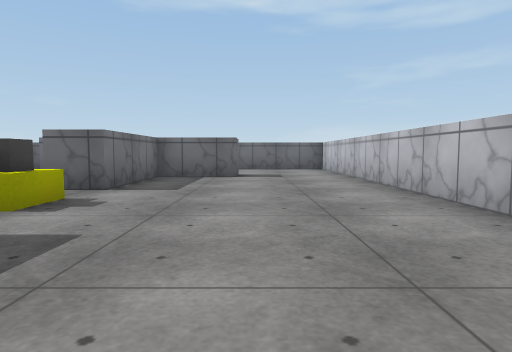
[1] (above)

14 first-person views from a walk through a Unity game level. The camera is 0.62 m above the floor, tilts 4° down and sees 75° across. The floor is counted in squares, 1 m on a side. Each view is taken from the middle of a square. On the plan, view 1 faces up. The plan holds only what a view shows up to about 10 squares ahead; the rest is blank. The place goes on beyond the plan. The player is left out. Surface patterns are stand-ins for the level's own textures.

[2]
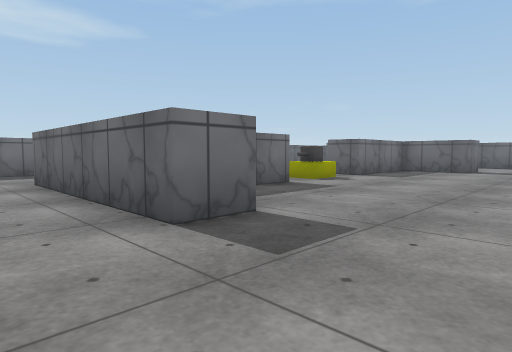

[3]
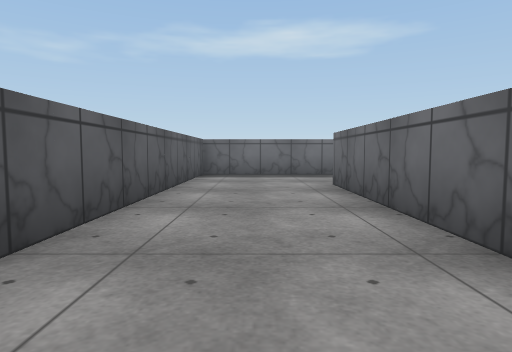

[4]
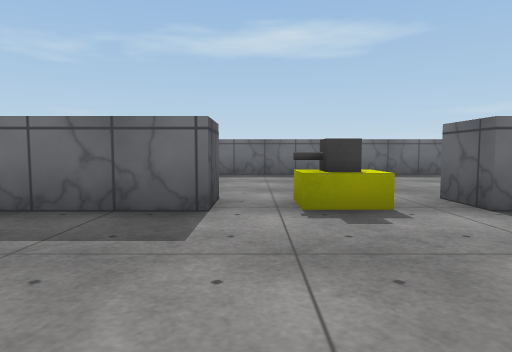

[5]
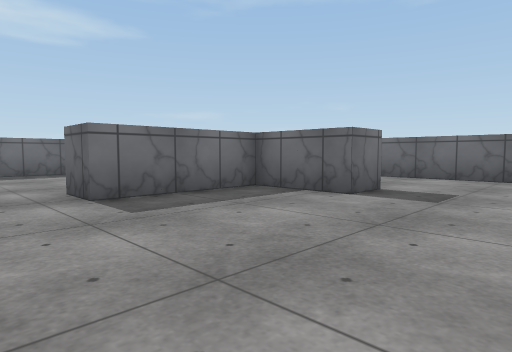

[6]
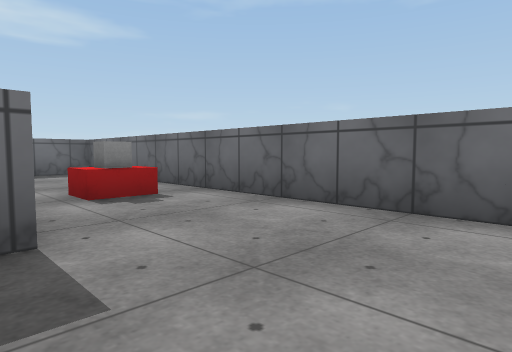

[7]
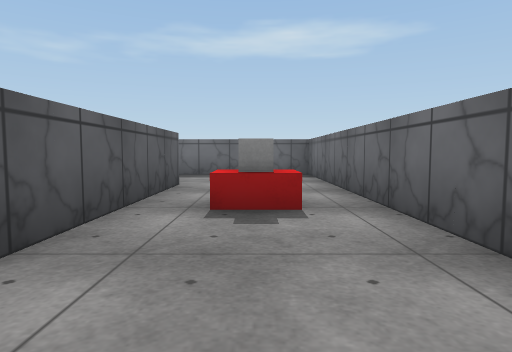

[8]
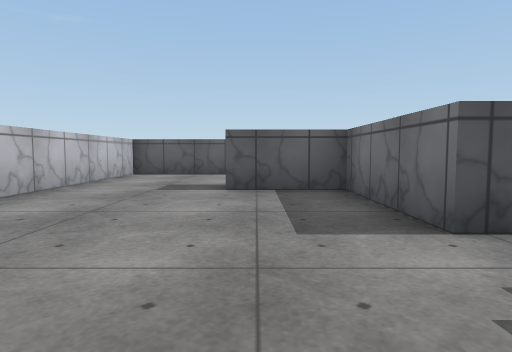

[9]
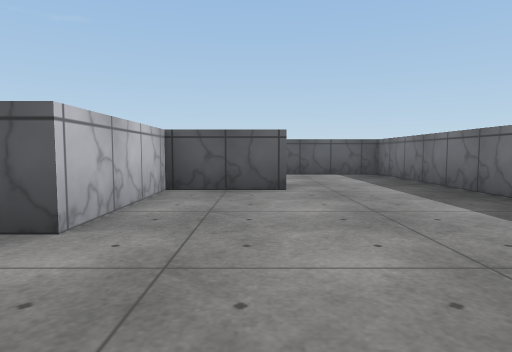

[10]
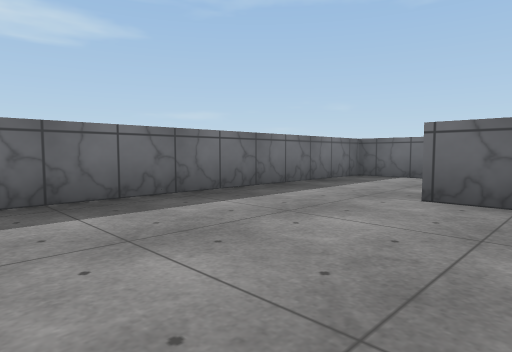

[11]
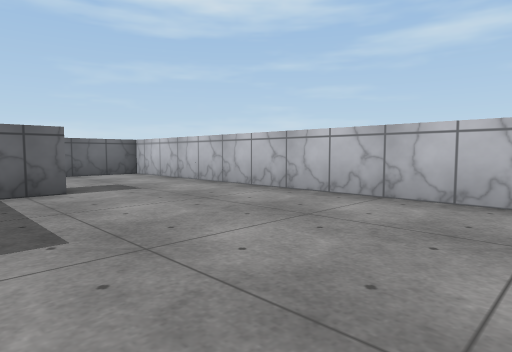

[12]
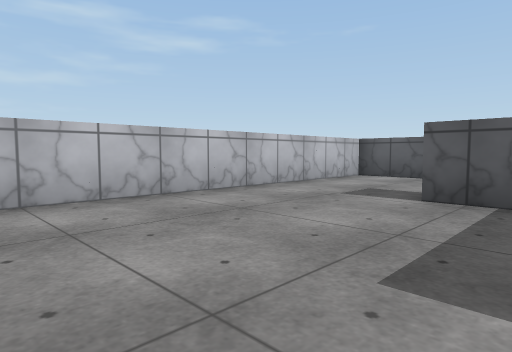

[13]
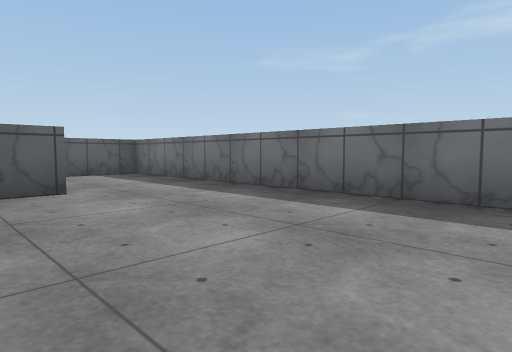

[14]
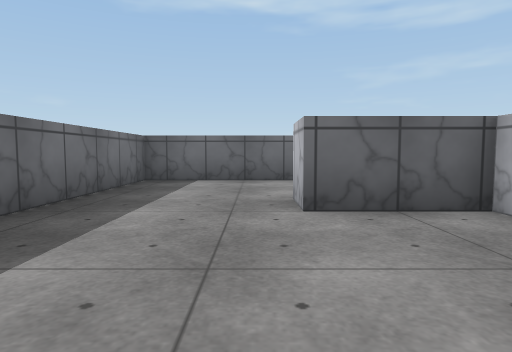

### Floor plan
Points are (right, up) in squares from view 1. A wall is a line through its corners. A room is listed if a view was taken in it or the views show most of it. See-through windows are left out.
Room 1 (views 1, 2, 3, 4, 5, 6, 7, 8, 9, 10, 11, 12, 13, 14)
walls: (-3.4, 8.5) (-5.5, 8.5) (-5.5, 9.5) (-0.9, 9.5); (-5.6, -0.5) (-3.5, -0.5) (-3.5, 2.5) (-2.5, 2.5) (-2.5, -0.5) (-0.5, -0.5) (-0.5, -1.5) (-5.5, -1.5); (-0.5, 9.6) (-0.5, 8.5) (-2.5, 8.5) (-2.5, 5.5) (-3.5, 5.5); (-8.5, -4.5) (2.5, -4.5) (2.5, 12.5) (-8.5, 12.5) (-8.5, -4.5)
objects: other object (-3, 4); other object (-3, 11)

Positions as (right, up) in squares from view 1, and headings:
1: (0, 0), facing up
2: (2, -3), facing up-left
3: (1, -3), facing left
4: (1, 3), facing left
5: (2, 4), facing up-left
6: (2, 9), facing up-left
7: (1, 11), facing left
8: (-1, 5), facing down
9: (-5, 5), facing down
10: (-4, 4), facing up-left
11: (-2, 3), facing up-right
12: (-2, 4), facing down-right
13: (-4, 5), facing down-left
14: (-6, 5), facing up
